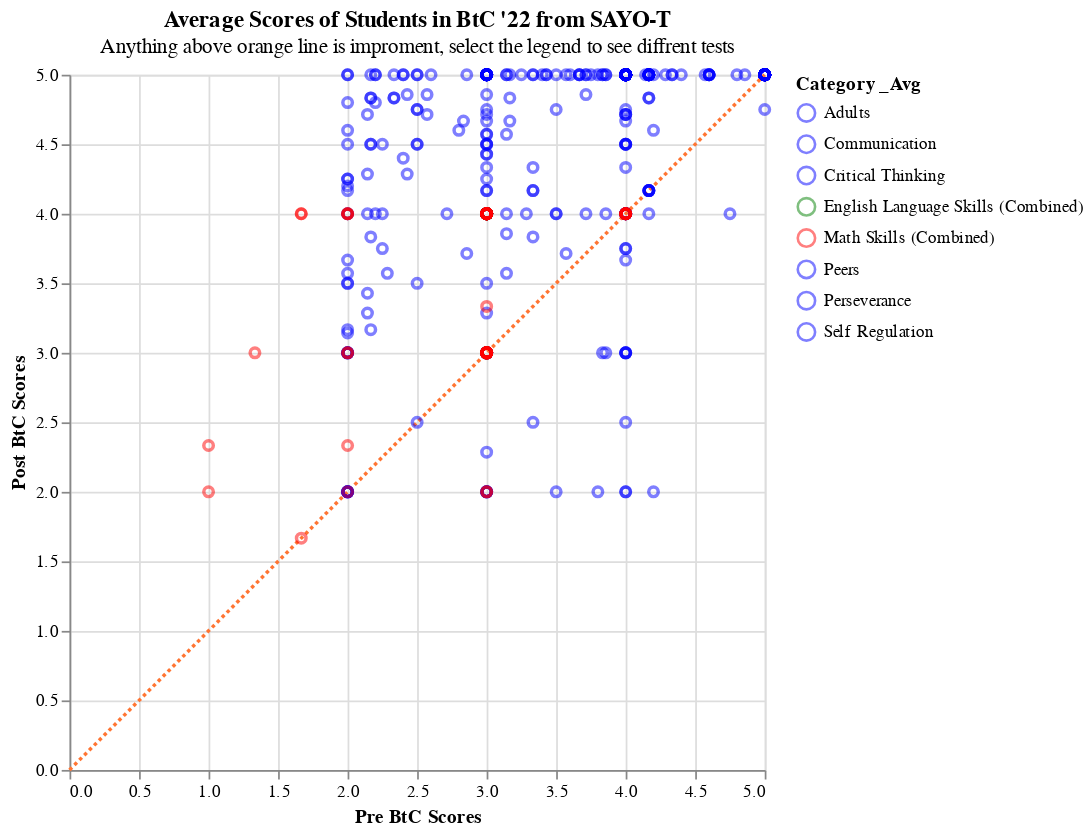

Notebook source saved alongside this figure:
### Code cell
domain = ['Adults', 'Communication', 'Critical Thinking', "English Language Skills (Combined)", "Math Skills (Combined)",
         "Peers", "Perseverance", "Self Regulation"]
range_ = ['blue', 'blue', 'blue', 'green', 'red', 'blue', 'blue', 'blue']

selection = alt.selection_single(fields=['Category _Avg'], bind='legend')

scatter = alt.Chart(df_sayot).mark_point().encode(
    x= alt.X('Pre_Test', scale=alt.Scale(domain=(0, 5)), title = "Pre BtC Scores"),
    y= alt.Y('Post_Test', scale=alt.Scale(domain=(0, 5)), title = "Post BtC Scores"),
    color = alt.Color("Category _Avg", scale=alt.Scale(domain=domain, range=range_)), 
    opacity = alt.condition(selection, alt.value(0.5), alt.value(0))
).properties(
    width=400,
    height=400,
    title={"text": "Average Scores of Students in BtC '22 from SAYO-T",
          "subtitle": "Anything above orange line is improment, select the legend to see diffrent tests"}
).add_selection(selection)

line = pd.DataFrame({
    'pre_scores': [0, 5],
    'post_scores':  [0, 5],
})

line_plot = alt.Chart(line).mark_line(strokeDash=[2,2], color= '#ff7533').encode(
    x= 'pre_scores',
    y= 'post_scores',
)

line_plot+scatter

### Figure 1 — Vega-Lite specification as saved in the notebook (floating-point values rounded to 4 significant figures; data arrays with more than 128 entries replaced by an {"elided": "..."} marker saying what was removed)
{"config": {"view": {"continuousWidth": 400, "continuousHeight": 300}}, "layer": [{"data": {"name": "data-3988cad40633b3ab92eeba116087022e"}, "mark": {"type": "line", "color": "#ff7533", "strokeDash": [2, 2]}, "encoding": {"x": {"field": "pre_scores", "type": "quantitative"}, "y": {"field": "post_scores", "type": "quantitative"}}}, {"data": {"name": "data-1f39000352fdc386d611c541eafd5d48"}, "mark": "point", "encoding": {"color": {"field": "Category _Avg", "scale": {"domain": ["Adults", "Communication", "Critical Thinking", "English Language Skills (Combined)", "Math Skills (Combined)", "Peers", "Perseverance", "Self Regulation"], "range": ["blue", "blue", "blue", "green", "red", "blue", "blue", "blue"]}, "type": "nominal"}, "opacity": {"condition": {"value": 0.5, "selection": "selector002"}, "value": 0}, "x": {"field": "Pre_Test", "scale": {"domain": [0, 5]}, "title": "Pre BtC Scores", "type": "quantitative"}, "y": {"field": "Post_Test", "scale": {"domain": [0, 5]}, "title": "Post BtC Scores", "type": "quantitative"}}, "height": 400, "selection": {"selector002": {"type": "single", "fields": ["Category _Avg"], "bind": "legend"}}, "title": {"text": "Average Scores of Students in BtC '22 from SAYO-T", "subtitle": "Anything above orange line is improment, select the legend to see diffrent tests"}, "width": 400}], "$schema": "https://vega.github.io/schema/vega-lite/v4.17.0.json", "datasets": {"data-3988cad40633b3ab92eeba116087022e": [{"pre_scores": 0, "post_scores": 0}, {"pre_scores": 5, "post_scores": 5}], "data-1f39000352fdc386d611c541eafd5d48": {"elided": "482 records"}}}
